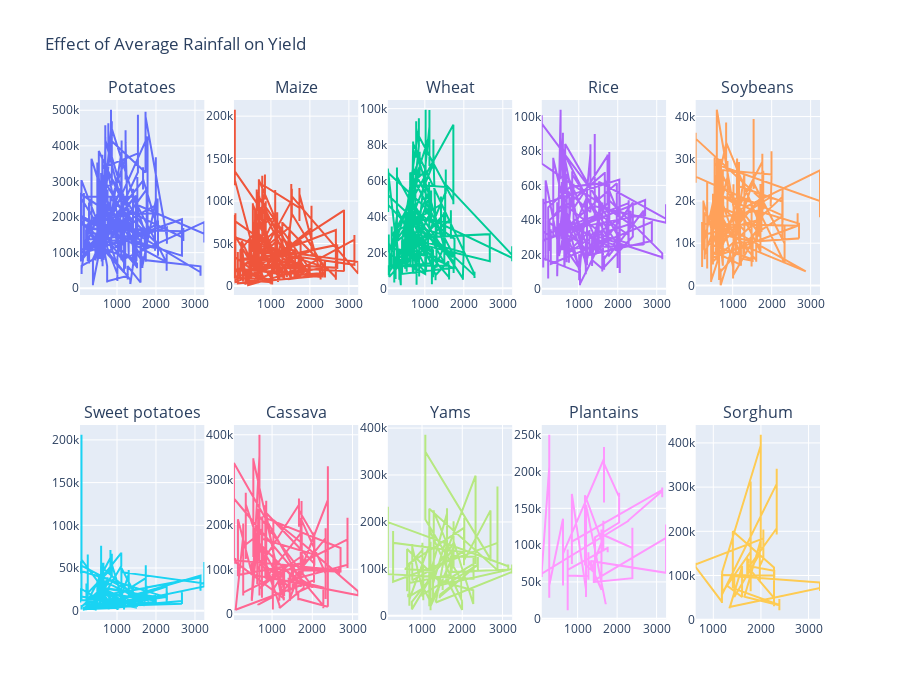

Notebook source saved alongside this figure:
### Markdown cell above
This is for the rainfall vs yeild

### Code cell
import plotly.subplots as sp
# this is for creating a subplot 
import plotly.graph_objs as go
# this is used for creating a new graph and for using .scatter function 

fig = sp.make_subplots(rows=2, cols=5, subplot_titles=['Potatoes', 'Maize', 'Wheat', 'Rice', 'Soybeans','Sweet potatoes', 'Cassava', 'Yams', 'Plantains', 'Sorghum'])

fig.add_trace(go.Scatter(x=df0["average_rain_fall_mm_per_year"], y=df0["hg/ha_yield"]), row=1, col=1)
fig.add_trace(go.Scatter(x=df1["average_rain_fall_mm_per_year"], y=df1["hg/ha_yield"]), row=1, col=2)
fig.add_trace(go.Scatter(x=df2["average_rain_fall_mm_per_year"], y=df2["hg/ha_yield"]), row=1, col=3)
fig.add_trace(go.Scatter(x=df3["average_rain_fall_mm_per_year"], y=df3["hg/ha_yield"]), row=1, col=4)
fig.add_trace(go.Scatter(x=df4["average_rain_fall_mm_per_year"], y=df4["hg/ha_yield"]), row=1, col=5)
fig.add_trace(go.Scatter(x=df5["average_rain_fall_mm_per_year"], y=df5["hg/ha_yield"]), row=2, col=1)
fig.add_trace(go.Scatter(x=df6["average_rain_fall_mm_per_year"], y=df6["hg/ha_yield"]), row=2, col=2)
fig.add_trace(go.Scatter(x=df7["average_rain_fall_mm_per_year"], y=df7["hg/ha_yield"]), row=2, col=3)
fig.add_trace(go.Scatter(x=df8["average_rain_fall_mm_per_year"], y=df8["hg/ha_yield"]), row=2, col=4)
fig.add_trace(go.Scatter(x=df9["average_rain_fall_mm_per_year"], y=df9["hg/ha_yield"]), row=2, col=5)

fig.update_layout(title_text='Effect of Average Rainfall on Yield', height=700, showlegend=False)
fig.show()

### Figure 1 — Plotly figure (JSON) as saved in the notebook; plotly's stock layout.template omitted (floating-point values rounded to 4 significant figures; data arrays with more than 128 entries replaced by an {"elided": "..."} marker saying what was removed)
{"data": [{"type": "scatter", "x": {"elided": "4276 int values"}, "xaxis": "x", "y": {"elided": "4276 int values"}, "yaxis": "y"}, {"type": "scatter", "x": {"elided": "4121 int values"}, "xaxis": "x2", "y": {"elided": "4121 int values"}, "yaxis": "y2"}, {"type": "scatter", "x": {"elided": "3857 int values"}, "xaxis": "x3", "y": {"elided": "3857 int values"}, "yaxis": "y3"}, {"type": "scatter", "x": {"elided": "3388 int values"}, "xaxis": "x4", "y": {"elided": "3388 int values"}, "yaxis": "y4"}, {"type": "scatter", "x": {"elided": "3223 int values"}, "xaxis": "x5", "y": {"elided": "3223 int values"}, "yaxis": "y5"}, {"type": "scatter", "x": {"elided": "3039 int values"}, "xaxis": "x6", "y": {"elided": "3039 int values"}, "yaxis": "y6"}, {"type": "scatter", "x": {"elided": "2890 int values"}, "xaxis": "x7", "y": {"elided": "2890 int values"}, "yaxis": "y7"}, {"type": "scatter", "x": {"elided": "2045 int values"}, "xaxis": "x8", "y": {"elided": "2045 int values"}, "yaxis": "y8"}, {"type": "scatter", "x": {"elided": "847 int values"}, "xaxis": "x9", "y": {"elided": "847 int values"}, "yaxis": "y9"}, {"type": "scatter", "x": {"elided": "556 int values"}, "xaxis": "x10", "y": {"elided": "556 int values"}, "yaxis": "y10"}], "layout": {"annotations": [{"font": {"size": 16}, "showarrow": false, "text": "Potatoes", "x": 0.084, "xanchor": "center", "xref": "paper", "y": 1, "yanchor": "bottom", "yref": "paper"}, {"font": {"size": 16}, "showarrow": false, "text": "Maize", "x": 0.292, "xanchor": "center", "xref": "paper", "y": 1, "yanchor": "bottom", "yref": "paper"}, {"font": {"size": 16}, "showarrow": false, "text": "Wheat", "x": 0.5, "xanchor": "center", "xref": "paper", "y": 1, "yanchor": "bottom", "yref": "paper"}, {"font": {"size": 16}, "showarrow": false, "text": "Rice", "x": 0.708, "xanchor": "center", "xref": "paper", "y": 1, "yanchor": "bottom", "yref": "paper"}, {"font": {"size": 16}, "showarrow": false, "text": "Soybeans", "x": 0.916, "xanchor": "center", "xref": "paper", "y": 1, "yanchor": "bottom", "yref": "paper"}, {"font": {"size": 16}, "showarrow": false, "text": "Sweet potatoes", "x": 0.084, "xanchor": "center", "xref": "paper", "y": 0.375, "yanchor": "bottom", "yref": "paper"}, {"font": {"size": 16}, "showarrow": false, "text": "Cassava", "x": 0.292, "xanchor": "center", "xref": "paper", "y": 0.375, "yanchor": "bottom", "yref": "paper"}, {"font": {"size": 16}, "showarrow": false, "text": "Yams", "x": 0.5, "xanchor": "center", "xref": "paper", "y": 0.375, "yanchor": "bottom", "yref": "paper"}, {"font": {"size": 16}, "showarrow": false, "text": "Plantains", "x": 0.708, "xanchor": "center", "xref": "paper", "y": 0.375, "yanchor": "bottom", "yref": "paper"}, {"font": {"size": 16}, "showarrow": false, "text": "Sorghum", "x": 0.916, "xanchor": "center", "xref": "paper", "y": 0.375, "yanchor": "bottom", "yref": "paper"}], "height": 700, "showlegend": false, "title": {"text": "Effect of Average Rainfall on Yield"}, "xaxis": {"anchor": "y", "domain": [0, 0.168]}, "xaxis10": {"anchor": "y10", "domain": [0.832, 1]}, "xaxis2": {"anchor": "y2", "domain": [0.208, 0.376]}, "xaxis3": {"anchor": "y3", "domain": [0.416, 0.584]}, "xaxis4": {"anchor": "y4", "domain": [0.624, 0.792]}, "xaxis5": {"anchor": "y5", "domain": [0.832, 1]}, "xaxis6": {"anchor": "y6", "domain": [0, 0.168]}, "xaxis7": {"anchor": "y7", "domain": [0.208, 0.376]}, "xaxis8": {"anchor": "y8", "domain": [0.416, 0.584]}, "xaxis9": {"anchor": "y9", "domain": [0.624, 0.792]}, "yaxis": {"anchor": "x", "domain": [0.625, 1]}, "yaxis10": {"anchor": "x10", "domain": [0, 0.375]}, "yaxis2": {"anchor": "x2", "domain": [0.625, 1]}, "yaxis3": {"anchor": "x3", "domain": [0.625, 1]}, "yaxis4": {"anchor": "x4", "domain": [0.625, 1]}, "yaxis5": {"anchor": "x5", "domain": [0.625, 1]}, "yaxis6": {"anchor": "x6", "domain": [0, 0.375]}, "yaxis7": {"anchor": "x7", "domain": [0, 0.375]}, "yaxis8": {"anchor": "x8", "domain": [0, 0.375]}, "yaxis9": {"anchor": "x9", "domain": [0, 0.375]}}}
